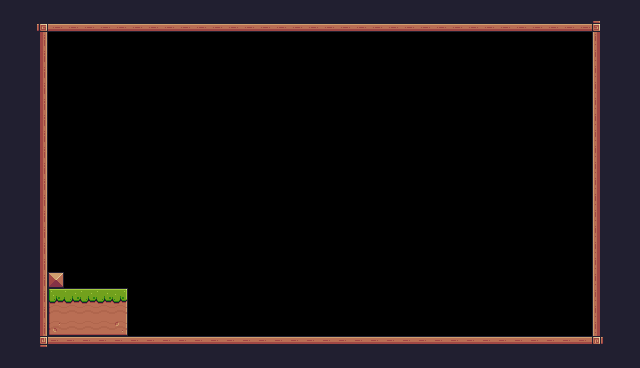

Rendered tile map (Tiled .tmx) drawn with the repository's tilesets; below, a short description and the full map source, tile grids included:
An orthogonal 40x23 tile map with 16x16 px tiles, 1 tile layer (Tile Layer 1) and 1 object (Player).

<map version="1.10" tiledversion="1.11.0" orientation="orthogonal" renderorder="right-down" width="40" height="23" tilewidth="16" tileheight="16" infinite="0" nextlayerid="3" nextobjectid="2">
 <tileset firstgid="1" source="Unending.tsx" />
 <layer id="1" name="Tile Layer 1" width="40" height="23">
  <data encoding="csv">
24,24,24,24,24,24,24,112,112,112,112,112,112,112,112,112,112,112,112,112,112,112,112,112,24,24,24,24,24,24,24,24,24,24,24,24,24,24,24,24,
24,24,92,134,134,134,134,134,134,134,134,134,134,134,134,134,134,134,134,134,134,134,134,134,134,134,134,134,134,134,134,134,134,134,134,134,134,93,24,24,
24,24,113,49,49,49,49,49,49,49,49,49,49,49,49,49,49,49,49,49,49,49,49,49,49,49,49,49,49,49,49,49,49,49,49,49,49,111,24,24,
24,24,113,0,0,0,0,0,0,0,0,0,0,0,0,0,0,0,0,0,0,0,0,0,0,0,0,0,0,0,0,0,0,0,0,0,0,111,24,24,
24,24,113,0,0,0,0,0,0,0,0,0,0,0,0,0,0,0,0,0,0,0,0,0,0,0,0,0,0,0,0,0,0,0,0,0,0,111,24,24,
24,24,113,0,0,0,0,0,0,0,0,0,0,0,0,0,0,0,0,0,0,0,0,0,0,0,0,0,0,0,0,0,0,0,0,0,0,111,24,24,
24,24,113,0,0,0,0,0,0,0,0,0,0,0,0,0,0,0,0,0,0,0,0,0,0,0,0,0,0,0,0,0,0,0,0,0,0,111,24,24,
24,24,113,0,0,0,0,0,0,0,0,0,0,0,0,0,0,0,0,0,0,0,0,0,0,0,0,0,0,0,0,0,0,0,0,0,0,111,24,24,
24,24,113,0,0,0,0,0,0,0,0,0,0,0,0,0,0,0,0,0,0,0,0,0,0,0,0,0,0,0,0,0,0,0,0,0,0,111,24,24,
24,24,113,0,0,0,0,0,0,0,0,0,0,0,0,0,0,0,0,0,0,0,0,0,0,0,0,0,0,0,0,0,0,0,0,0,0,111,24,24,
24,24,113,0,0,0,0,0,0,0,0,0,0,0,0,0,0,0,0,0,0,0,0,0,0,0,0,0,0,0,0,0,0,0,0,0,0,111,24,24,
24,24,113,0,0,0,0,0,0,0,0,0,0,0,0,0,0,0,0,0,0,0,0,0,0,0,0,0,0,0,0,0,0,0,0,0,0,111,24,24,
24,24,113,0,0,0,0,0,0,0,0,0,0,0,0,0,0,0,0,0,0,0,0,0,0,0,0,0,0,0,0,0,0,0,0,0,0,111,112,24,
24,24,113,0,0,0,0,0,0,0,0,0,0,0,0,0,0,0,0,0,0,0,0,0,0,0,0,0,0,0,0,0,0,0,0,0,0,111,112,24,
24,24,113,0,0,0,0,0,0,0,0,0,0,0,0,0,0,0,0,0,0,0,0,0,0,0,0,0,0,0,0,0,0,0,0,0,0,111,112,24,
24,24,113,0,0,0,0,0,0,0,0,0,0,0,0,0,0,0,0,0,0,0,0,0,0,0,0,0,0,0,0,0,0,0,0,0,0,111,112,24,
24,24,113,0,0,0,0,0,0,0,0,0,0,0,0,0,0,0,0,0,0,0,0,0,0,0,0,0,0,0,0,0,0,0,0,0,0,111,24,24,
24,24,113,35,0,0,0,0,0,0,0,0,0,0,0,0,0,0,0,0,0,0,0,0,0,0,0,0,0,0,0,49,0,0,225,0,0,111,24,24,
24,24,113,7,8,8,8,9,0,0,0,0,0,0,0,0,0,0,0,0,0,0,0,0,0,0,0,0,0,0,0,49,49,49,225,225,225,111,24,24,
24,24,113,29,30,30,30,31,0,0,0,0,0,0,0,0,0,0,0,0,0,0,0,0,0,0,0,0,0,0,49,49,49,49,225,225,225,111,24,24,
24,24,113,51,52,52,52,53,0,0,0,0,0,0,0,0,0,0,0,0,0,0,0,0,0,0,0,0,0,0,49,49,49,49,225,225,225,111,24,24,
24,24,114,90,90,90,90,90,90,90,90,90,90,90,90,90,90,90,90,90,90,90,90,90,90,90,90,90,90,90,90,90,90,90,90,90,90,115,24,24,
24,24,24,24,24,24,24,24,24,24,24,24,24,24,24,24,24,24,24,24,24,24,24,24,24,24,24,24,24,24,24,24,24,24,24,24,24,112,24,24
</data>
 </layer>
 <objectgroup id="2" name="Spawn Points">
  <object id="1" name="Player" type="Player" x="96" y="160" width="32" height="32" />
 </objectgroup>
</map>
